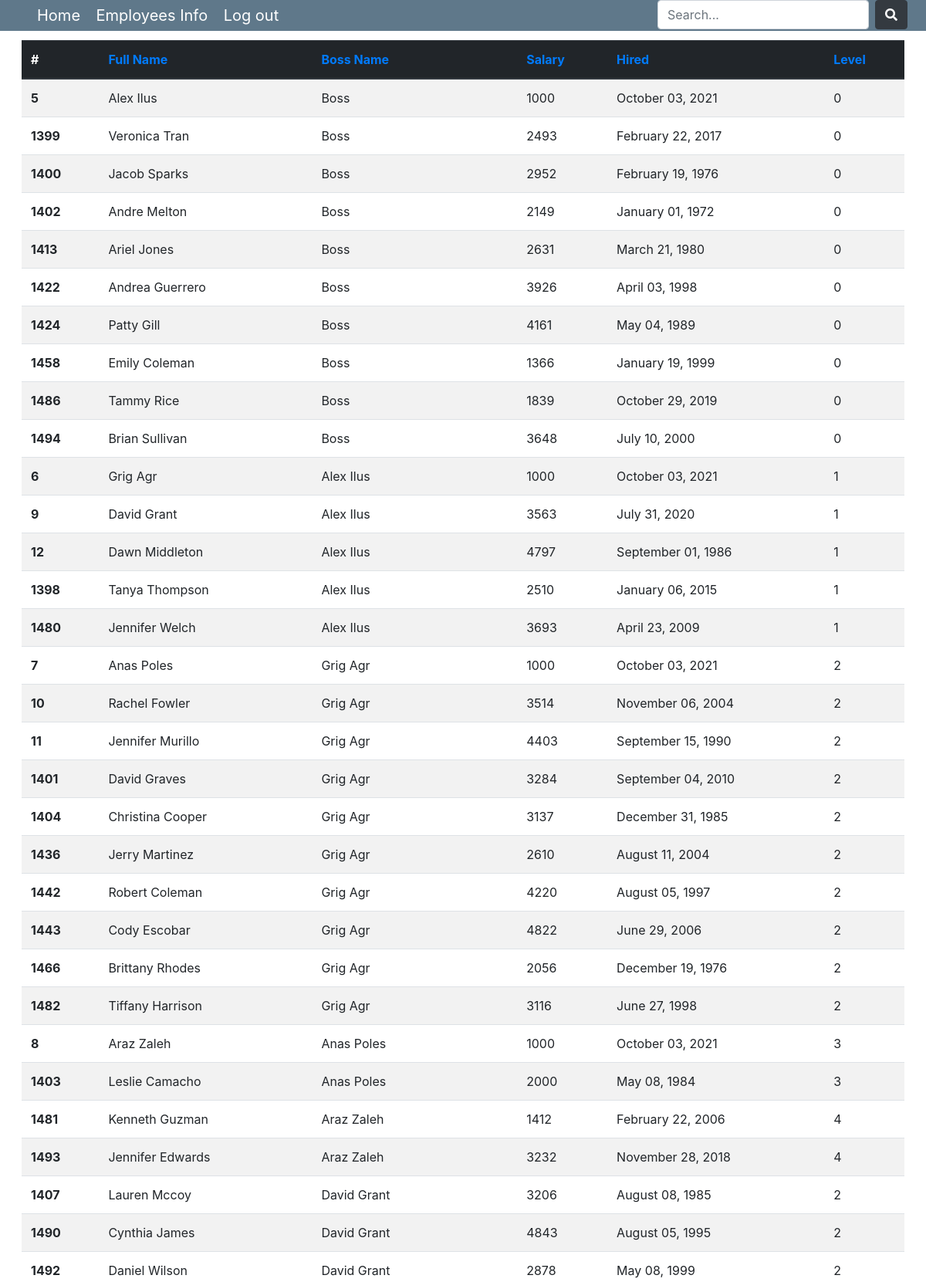
/employees/?order_by=parent (signed in, upper part), run on the app's committed database.
### employee/models.py (models this page shows, shortened)
class EmployeeTree(MPTTModel):
    class Meta():
        db_table = 'employee_tree'
        verbose_name = 'Сотрудник'
        verbose_name_plural = 'Сотрудники'
    full_name = models.CharField(max_length=150)
    level = models.IntegerField()
    hired_at = models.DateField()
    salary = models.IntegerField()
    parent = TreeForeignKey('self', null=True, blank=True, related_name='children', on_delete=models.CASCADE) # надо поменять CASCADE и подумать как реализовать отвязку от родителя.
    class MPTTMeta:
        order_insertion_by = ['full_name']

### employee/views.py (the view)
# urls.py: path('employees/', EmployeesListView.as_view(), name="employees-detail"),
class EmployeesListView(LoginRequiredMixin, ListView):
    model = EmployeeTree
    template_name = "employee/employees.html"  # <app>/<model>_<viewtype>.html
    context_object_name = "employees"
    def get(self, request, *args, **kwargs):
        if request.is_ajax():
            data = serializers.serialize('json', self.get_queryset(),
                                         fields=['full_name', 'parent', 'salary', 'hired_at', 'level'])
            print(data)
            return HttpResponse(data, content_type='application/json')
        else:
            return super().get(self, request, *args, **kwargs)
    def get_ordering(self):
        self.ordering = self.request.GET.get('order_by')
        return self.ordering
    def get_queryset(self):
        if self.request.GET.get('s'):
            search = self.request.GET.get('s')
            if search.isdigit():
                return super().get_queryset().filter(Q(pk=search) | Q(level=search) | Q(salary=search))
            elif search.isalpha() or ''.join(search.split()).isalpha():  # Либо введено имя/фамилия, либо и то и то
                return super().get_queryset().filter(full_name__icontains=search)
            else:  # Сюда попадаем если search содержит знаки
                try:
                    date = parse(search).date()
                    return super().get_queryset().filter(hired_at=date)
                except dateutil.parser.ParserError:
                    return None
        else:
            return super().get_queryset()

### employee/templates/employee/employees.html (shortened to what this page needs)
<!DOCTYPE html>
<html lang="en">
<head>
    {% load static %}
    <link rel="stylesheet" type="text/css" href="{% static 'employee/style.css' %}">
    <link rel="stylesheet" type="text/css" href="{% static 'employee/main.css' %}">
    <link rel="stylesheet" href="https://maxcdn.bootstrapcdn.com/bootstrap/4.0.0/css/bootstrap.min.css"
>
    <link rel="stylesheet" type="text/css"
          href="https://cdnjs.cloudflare.com/ajax/libs/font-awesome/5.15.4/css/all.min.css">
</head>
<body>
{% include 'inc/_nav.html' %}
<table class="table table-striped mt-4">
    <thead class="thead-dark">
    <tr>
        <th scope="col">#</th>
        <th scope="col"><a href="?order_by=full_name">Full Name</a></th>
        <th scope="col"><a href="?order_by=parent">Boss Name</a></th>
        <th scope="col"><a href="?order_by=-salary">Salary</a></th>
        <th scope="col"><a href="?order_by=hired_at">Hired</a></th>
        <th scope="col"><a href="?order_by=level">Level</a></th>
    </tr>
    </thead>
    <tbody>
    {% for employee in employees %}
    <tr>
        <th scope="row">{{employee.id}}</th>
        <td>{{ employee.full_name }}</td>
        {% if employee.parent %}
        <td>{{ employee.parent.full_name }}</td>
        {% else %}
        <td>Boss</td>
        {% endif %}
        <td>{{ employee.salary }}</td>
        <td>{{ employee.hired_at|date:"F d, Y" }}</td>
        <td>{{ employee.level }}</td>
    </tr>
    {% endfor %}
    </tbody>
</table>
</body>
</html>

### static/employee/style.css (style rules this page uses)
html { margin: 0; padding: 0; }
body { font-size: 100%; margin: 0; padding: 1.75em; font-family: 'Helvetica Neue', Arial, sans-serif; }
a { color: #2996cc; }

### static/employee/main.css (style rules this page uses)
body { background: #fafafa; color: #333333; margin-top: 5rem; }

### data on the page
EmployeeTree: id "5", full_name "Alex Ilus", shows "Boss", salary "1000", hired_at "October 03, 2021", level "0"
EmployeeTree: id "1399", full_name "Veronica Tran", shows "Boss", salary "2493", hired_at "February 22, 2017", level "0"
EmployeeTree: id "1400", full_name "Jacob Sparks", shows "Boss", salary "2952", hired_at "February 19, 1976", level "0"
EmployeeTree: id "1402", full_name "Andre Melton", shows "Boss", salary "2149", hired_at "January 01, 1972", level "0"
EmployeeTree: id "1413", full_name "Ariel Jones", shows "Boss", salary "2631", hired_at "March 21, 1980", level "0"
EmployeeTree: id "1422", full_name "Andrea Guerrero", shows "Boss", salary "3926", hired_at "April 03, 1998", level "0"
EmployeeTree: id "1424", full_name "Patty Gill", shows "Boss", salary "4161", hired_at "May 04, 1989", level "0"
EmployeeTree: id "1458", full_name "Emily Coleman", shows "Boss", salary "1366", hired_at "January 19, 1999", level "0"
EmployeeTree: id "1486", full_name "Tammy Rice", shows "Boss", salary "1839", hired_at "October 29, 2019", level "0"
EmployeeTree: id "1494", full_name "Brian Sullivan", shows "Boss", salary "3648", hired_at "July 10, 2000", level "0"
EmployeeTree: id "6", full_name "Grig Agr", parent.full_name "Alex Ilus", salary "1000", hired_at "October 03, 2021", level "1"
EmployeeTree: id "9", full_name "David Grant", parent.full_name "Alex Ilus", salary "3563", hired_at "July 31, 2020", level "1"
EmployeeTree: id "12", full_name "Dawn Middleton", parent.full_name "Alex Ilus", salary "4797", hired_at "September 01, 1986", level "1"
EmployeeTree: id "1398", full_name "Tanya Thompson", parent.full_name "Alex Ilus", salary "2510", hired_at "January 06, 2015", level "1"
EmployeeTree: id "1480", full_name "Jennifer Welch", parent.full_name "Alex Ilus", salary "3693", hired_at "April 23, 2009", level "1"
EmployeeTree: id "7", full_name "Anas Poles", parent.full_name "Grig Agr", salary "1000", hired_at "October 03, 2021", level "2"
EmployeeTree: id "10", full_name "Rachel Fowler", parent.full_name "Grig Agr", salary "3514", hired_at "November 06, 2004", level "2"
EmployeeTree: id "11", full_name "Jennifer Murillo", parent.full_name "Grig Agr", salary "4403", hired_at "September 15, 1990", level "2"
EmployeeTree: id "1401", full_name "David Graves", parent.full_name "Grig Agr", salary "3284", hired_at "September 04, 2010", level "2"
EmployeeTree: id "1404", full_name "Christina Cooper", parent.full_name "Grig Agr", salary "3137", hired_at "December 31, 1985", level "2"
EmployeeTree: id "1436", full_name "Jerry Martinez", parent.full_name "Grig Agr", salary "2610", hired_at "August 11, 2004", level "2"
EmployeeTree: id "1442", full_name "Robert Coleman", parent.full_name "Grig Agr", salary "4220", hired_at "August 05, 1997", level "2"
EmployeeTree: id "1443", full_name "Cody Escobar", parent.full_name "Grig Agr", salary "4822", hired_at "June 29, 2006", level "2"
EmployeeTree: id "1466", full_name "Brittany Rhodes", parent.full_name "Grig Agr", salary "2056", hired_at "December 19, 1976", level "2"
EmployeeTree: id "1482", full_name "Tiffany Harrison", parent.full_name "Grig Agr", salary "3116", hired_at "June 27, 1998", level "2"
EmployeeTree: id "8", full_name "Araz Zaleh", parent.full_name "Anas Poles", salary "1000", hired_at "October 03, 2021", level "3"
EmployeeTree: id "1403", full_name "Leslie Camacho", parent.full_name "Anas Poles", salary "2000", hired_at "May 08, 1984", level "3"
EmployeeTree: id "1481", full_name "Kenneth Guzman", parent.full_name "Araz Zaleh", salary "1412", hired_at "February 22, 2006", level "4"
EmployeeTree: id "1493", full_name "Jennifer Edwards", parent.full_name "Araz Zaleh", salary "3232", hired_at "November 28, 2018", level "4"
EmployeeTree: id "1407", full_name "Lauren Mccoy", parent.full_name "David Grant", salary "3206", hired_at "August 08, 1985", level "2"
EmployeeTree: id "1490", full_name "Cynthia James", parent.full_name "David Grant", salary "4843", hired_at "August 05, 1995", level "2"
EmployeeTree: id "1492", full_name "Daniel Wilson", parent.full_name "David Grant", salary "2878", hired_at "May 08, 1999", level "2"
